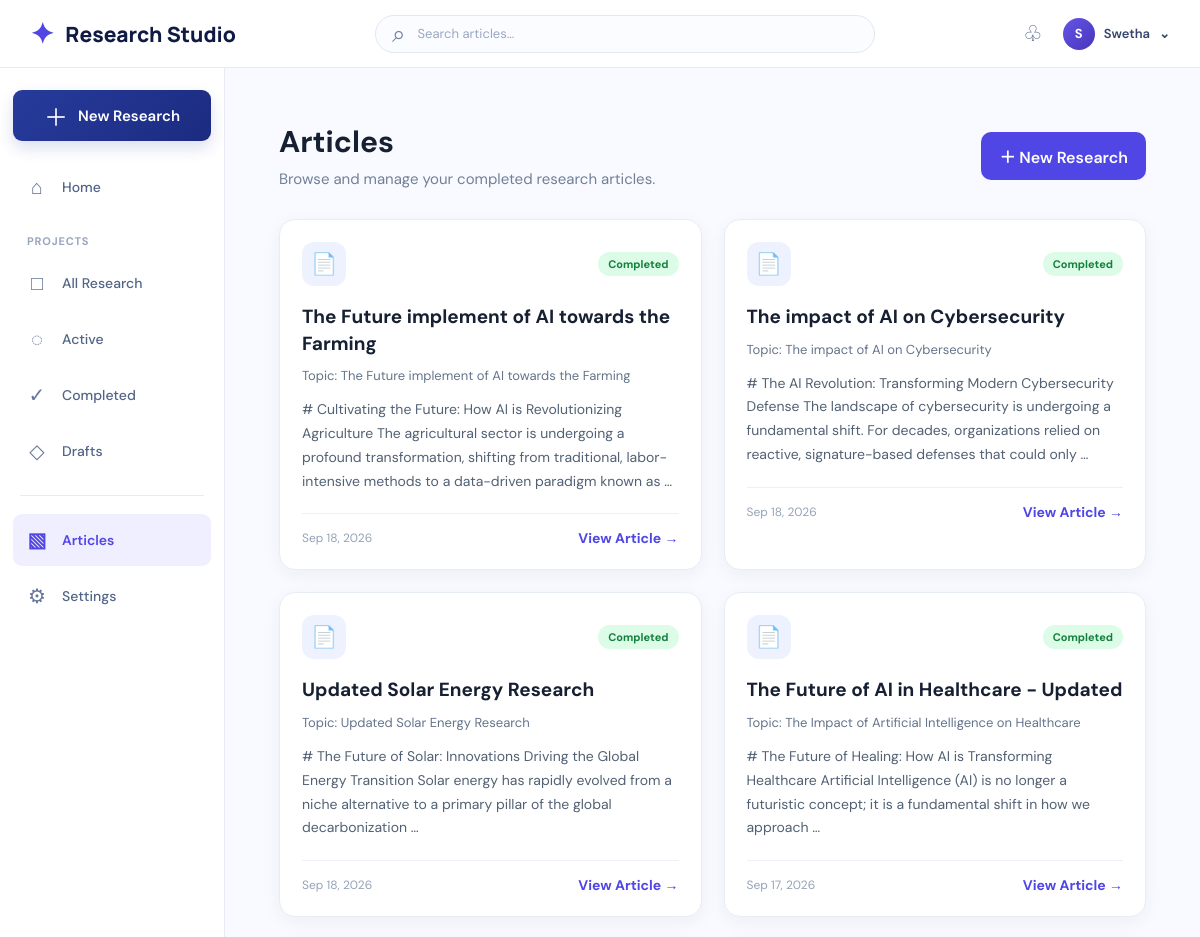
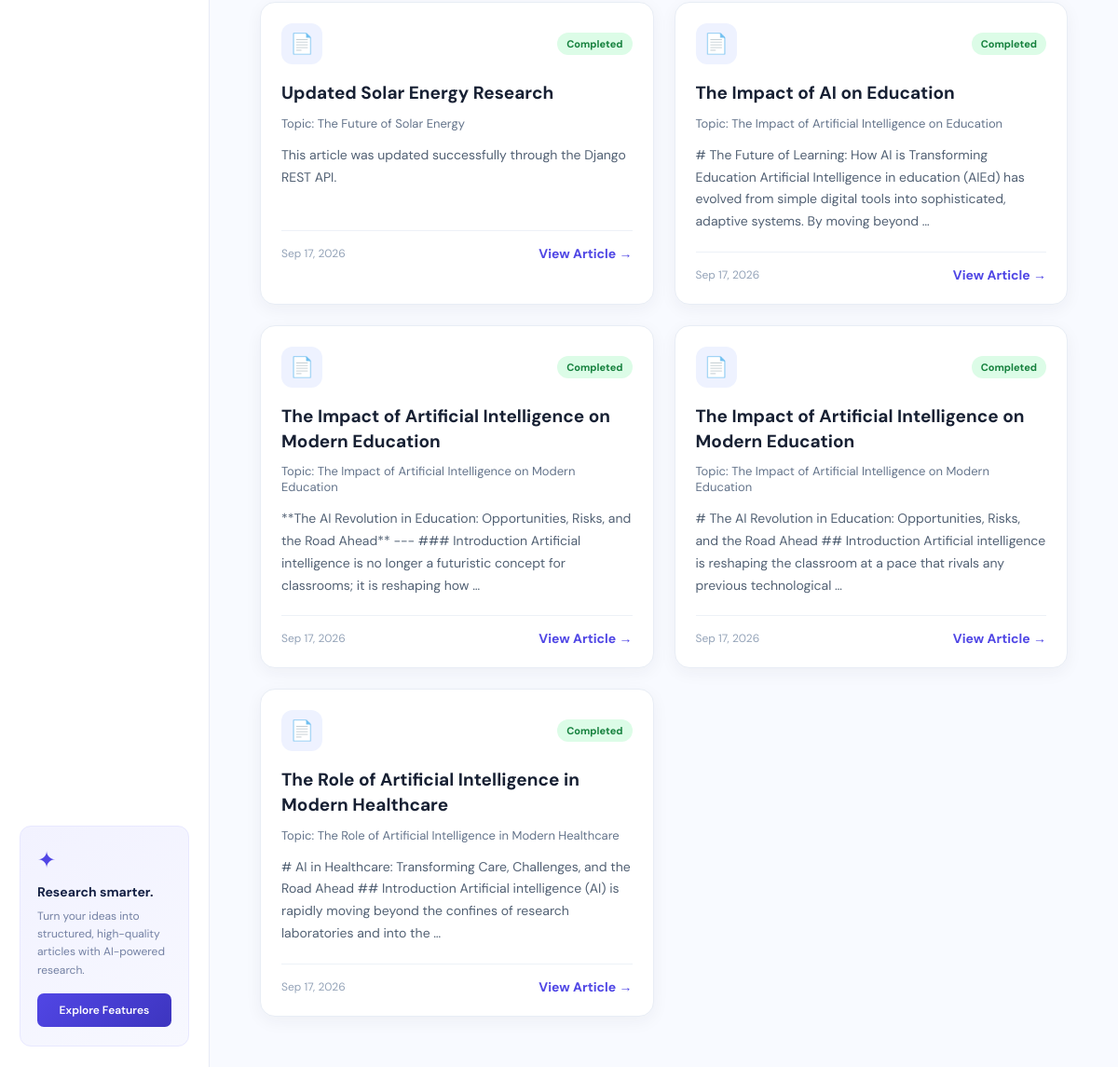
The app's page /articles/ with its own data (2 pictures, top to bottom).
### research/models.py (models this page shows, shortened)
class Research(models.Model):
    LENGTH_CHOICES = [
        ("short", "Short"),
        ("medium", "Medium"),
        ("long", "Long"),
    ]
    TONE_CHOICES = [
        ("professional", "Professional"),
        ("casual", "Casual"),
        ("academic", "Academic"),
        ("friendly", "Friendly"),
    ]
    STATUS_CHOICES = [
          ("pending", "Pending"),
          ("in_progress", "In Progress"),
          ("completed", "Completed"),
          ("failed", "Failed"),
    ]
    STAGE_CHOICES = [
        ("research", "Research Agent"),
        ("planning", "Planning Agent"),
        ("writing", "Writing Agent"),
        ("completed", "Completed"),
        ("failed", "Failed"),
    ]
    topic = models.CharField(max_length=255)
    instructions = models.TextField(blank=True, default="")
    article_length = models.CharField(
        max_length=20,
        choices=LENGTH_CHOICES,
        default="medium",
    )
    tone = models.CharField(
        max_length=20,
        choices=TONE_CHOICES,
        default="professional",
    )
    status = models.CharField(
        max_length=20,
        choices=STATUS_CHOICES,
        default="in_progress",
    )
    current_stage = models.CharField(
        max_length=20,
        choices=STAGE_CHOICES,
        default="research",
    )
    created_at = models.DateTimeField(auto_now_add=True)
    class Meta:
        ordering = ["-created_at"]

class Article(models.Model):
    research = models.OneToOneField(
        Research,
        on_delete=models.CASCADE,
        related_name="article",
    )
    title = models.CharField(max_length=500)
    content = models.TextField()
    created_at = models.DateTimeField(auto_now_add=True)
    updated_at = models.DateTimeField(auto_now=True)
    class Meta:
        ordering = ["-created_at"]

### research/views.py (the view)
def articles(request):
    completed_researches = (
        Research.objects.filter(
            status="completed"
        )
        .select_related("article")
        .order_by("-created_at")
    )
    return render(
        request,
        "articles.html",
        {
            "researches": completed_researches,
        },
    )

### templates/articles.html (shortened to what this page needs)
{% load static %}
<!DOCTYPE html>
<html lang="en">
<head>
    <link rel="stylesheet" href="{% static 'css/style.css' %}">
</head>
<body>
<div class="app-shell">
    <header class="top-header">
        <div class="brand">
            <div class="brand-icon">✦</div>
            <span>Research Studio</span>
        </div>
        <div class="header-search">
            <span>⌕</span>
            <input
                type="text"
                id="articleSearch"
                placeholder="Search articles..."
                autocomplete="off"
            >
        </div>
        <div class="header-actions">
            <button
                class="icon-button"
                title="Notifications"
                type="button">
                ♧
            </button>
            <button
                class="profile-button"
                type="button">
                <span class="profile-avatar">S</span>
                <span>Swetha</span>
                <span>⌄</span>
            </button>
        </div>
    </header>
    <div class="layout">
        <aside class="sidebar">
            <a
                href="{% url 'new_research' %}"
                class="new-research-button">
                <span>＋</span>
                New Research
            </a>
            <nav class="sidebar-nav">
                <a
                    href="{% url 'dashboard' %}"
                    class="nav-item">
                    <span class="nav-icon">⌂</span>
                    Home
                </a>
                <div class="nav-section-title">Projects</div>
                <a
                    href="{% url 'all_research' %}"
                    class="nav-item">
                    <span class="nav-icon">□</span>
                    All Research
                </a>
                <a
                    href="#"
                    class="nav-item">
                    <span class="nav-icon">◌</span>
                    Active
                </a>
                <a
                    href="{% url 'all_research' %}"
                    class="nav-item">
                    <span class="nav-icon">✓</span>
                    Completed
                </a>
                <a
                    href="#"
                    class="nav-item">
                    <span class="nav-icon">◇</span>
                    Drafts
                </a>
                <div class="sidebar-divider"></div>
                <a
                    href="{% url 'articles' %}"
                    class="nav-item active">
                    <span class="nav-icon">▧</span>
                    Articles
                </a>
                <a
                    href="#"
                    class="nav-item">
                    <span class="nav-icon">⚙</span>
                    Settings
                </a>
            </nav>
            <div class="upgrade-card">
                <div class="upgrade-icon">✦</div>
                <h3>Research smarter.</h3>
                <p>
                    Turn your ideas into structured, high-quality articles
                    with AI-powered research.
                </p>
                <button
                    type="button"
                    onclick="window.location.href='{% url 'new_research' %}'">
                    Explore Features
                </button>
            </div>
        </aside>
        <main class="main-content">
            <section class="articles-content">
                <div class="articles-header">
                    <div>
                        <h1>Articles</h1>
                        <p>
                            Browse and manage your completed research articles.
                        </p>
                    </div>
                    <a
                        href="{% url 'new_research' %}"
                        class="new-article-button">
                        ＋ New Research
                    </a>
                </div>
                {% if researches %}
                    <div class="articles-grid">
                        {% for research in researches %}
                            <div class="article-card">
                                <div class="article-card-top">
                                    <div class="article-icon">📄</div>
                                    <span class="completed-label">
                                        Completed
                                    </span>
                                </div>
                                <h2>
                                    {{ research.article.title }}
                                </h2>
                                <div class="article-topic">
                                    Topic: {{ research.topic }}
                                </div>
                                <div class="article-preview">
                                    {{ research.article.content|truncatewords:28 }}
                                </div>
                                <div class="article-footer">
                                    <span class="article-date">
                                        {{ research.created_at|date:"M d, Y" }}
                                    </span>
                                    <a
                                        href="{% url 'result' research_id=research.id %}"
                                        class="view-article-link">
                                        View Article →
                                    </a>
                                </div>
                            </div>
                        {% endfor %}
                    </div>
                {% endif %}
            </section>
        </main>
    </div>
</div>
</body>
</html>

### static/css/style.css (style rules this page uses)
:root { --primary: #5146e5; --primary-dark: #26358f; --text: #142044; --muted: #7180a3; --border: #e7ebf5; --background: #f8faff; --white: #ffffff; --purple-soft: #f0efff; --blue-soft: #edf5ff; --green-soft: #e8faf4; --shadow: 0 8px 30px rgba(45, 63, 120, 0.06); }
* { margin: 0; padding: 0; box-sizing: border-box; }
body { font-family: "DM Sans", sans-serif; background: var(--background); color: var(--text); min-height: 100vh; }
a { text-decoration: none; color: inherit; }
button, input { font-family: inherit; }
button { cursor: pointer; border: none; }
.app-shell { min-height: 100vh; }
.top-header { height: 68px; background: var(--white); border-bottom: 1px solid var(--border); display: flex; align-items: center; justify-content: space-between; padding: 0 30px; gap: 30px; }
.brand { display: flex; align-items: center; gap: 11px; min-width: 240px; font-family: "Manrope", sans-serif; font-size: 21px; font-weight: 800; color: #101b43; }
.brand-icon { color: var(--primary); font-size: 29px; line-height: 1; }
.header-search { display: flex; align-items: center; gap: 12px; width: 500px; height: 38px; padding: 0 16px; border: 1px solid #e2e7f2; border-radius: 24px; color: #7380a0; background: #fbfcff; }
.header-search span { font-size: 24px; line-height: 1; }
.header-search input { border: none; outline: none; background: transparent; width: 100%; color: var(--text); font-size: 13px; }
.header-search input::placeholder { color: #9ba7c1; }
.header-actions { display: flex; align-items: center; gap: 20px; min-width: 190px; justify-content: flex-end; }
.icon-button { background: transparent; color: #536486; font-size: 22px; }
.profile-button { display: flex; align-items: center; gap: 9px; background: transparent; color: #33446d; font-size: 13px; font-weight: 600; }
.profile-avatar { width: 32px; height: 32px; border-radius: 50%; display: flex; justify-content: center; align-items: center; color: white; background: linear-gradient(135deg, #6655e8, #4735b8); font-weight: 700; }
.layout { display: grid; grid-template-columns: 264px minmax(0, 1fr) 310px; min-height: calc(100vh - 68px); }
.sidebar { background: var(--white); border-right: 1px solid var(--border); padding: 22px 13px; display: flex; flex-direction: column; }
.new-research-button { height: 51px; background: linear-gradient(135deg, #263b9c, #1c2b80); color: white; border-radius: 9px; display: flex; align-items: center; justify-content: center; gap: 10px; font-size: 15px; font-weight: 600; box-shadow: 0 7px 15px rgba(38, 59, 156, 0.16); transition: 0.2s ease; }
.new-research-button span { font-size: 24px; font-weight: 400; }
.sidebar-nav { margin-top: 20px; }
.nav-item { display: flex; align-items: center; gap: 15px; padding: 13px 14px; border-radius: 9px; color: #526487; font-size: 14px; font-weight: 500; margin-bottom: 4px; transition: 0.2s ease; }
.nav-item.active { color: var(--primary); background: #efefff; font-weight: 600; }
.nav-icon { width: 20px; text-align: center; font-size: 20px; color: #64759b; }
.nav-item.active .nav-icon { color: var(--primary); }
.nav-section-title { padding: 17px 14px 9px; color: #9aa6be; font-size: 11px; font-weight: 700; text-transform: uppercase; letter-spacing: 0.8px; }
.sidebar-divider { height: 1px; background: var(--border); margin: 18px 7px; }
.upgrade-card { margin: auto 8px 0; padding: 20px 18px; border-radius: 12px; background: linear-gradient(145deg, #f2f2ff, #f7f8ff); border: 1px solid #e8e8ff; }
.upgrade-icon { color: var(--primary); font-size: 24px; margin-bottom: 10px; }
.upgrade-card h3 { font-size: 14px; margin-bottom: 8px; }
.upgrade-card p { color: #7380a3; font-size: 12px; line-height: 1.6; margin-bottom: 15px; }
.upgrade-card button { width: 100%; padding: 10px; border-radius: 7px; color: white; background: linear-gradient(135deg, #5146e5, #3d35bf); font-size: 12px; font-weight: 600; }
.main-content { padding: 20px; min-width: 0; overflow: hidden; }
@media (max-width: 1250px) { .layout { grid-template-columns: 225px minmax(0, 1fr); } }

### records on screen
Research: article "The Future implement of AI towards the Farming", topic "The Future implement of AI towards the Farming", article.content "# Cultivating the Future: How AI is Revolutionizing Agriculture The agricultural sector is undergoing a profound transformation, shifting from traditional, labor-intensive methods to a data-driven paradigm known as …", created_at "Sep 18, 2026"
Research: article "The impact of AI on Cybersecurity", topic "The impact of AI on Cybersecurity", article.content "# The AI Revolution: Transforming Modern Cybersecurity Defense The landscape of cybersecurity is undergoing a fundamental shift. For decades, organizations relied on reactive, signature-based defenses that could only …", created_at "Sep 18, 2026"
Research: article "Updated Solar Energy Research", topic "Updated Solar Energy Research", article.content "# The Future of Solar: Innovations Driving the Global Energy Transition Solar energy has rapidly evolved from a niche alternative to a primary pillar of the global decarbonization …", created_at "Sep 18, 2026"
Research: article "The Future of AI in Healthcare - Updated", topic "The Impact of Artificial Intelligence on Healthcare", article.content "# The Future of Healing: How AI is Transforming Healthcare Artificial Intelligence (AI) is no longer a futuristic concept; it is a fundamental shift in how we approach …", created_at "Sep 17, 2026"
Research: article "Updated Solar Energy Research", topic "The Future of Solar Energy", article.content "This article was updated successfully through the Django REST API.", created_at "Sep 17, 2026"
Research: article "The Impact of AI on Education", topic "The Impact of Artificial Intelligence on Education", article.content "# The Future of Learning: How AI is Transforming Education Artificial Intelligence in education (AIEd) has evolved from simple digital tools into sophisticated, adaptive systems. By moving beyond …", created_at "Sep 17, 2026"
Research: article "The Impact of Artificial Intelligence on Modern Education", topic "The Impact of Artificial Intelligence on Modern Education", article.content "**The AI Revolution in Education: Opportunities, Risks, and the Road Ahead** --- ### Introduction Artificial intelligence is no longer a futuristic concept for classrooms; it is reshaping how …", created_at "Sep 17, 2026"
Research: article "The Impact of Artificial Intelligence on Modern Education", topic "The Impact of Artificial Intelligence on Modern Education", article.content "# The AI Revolution in Education: Opportunities, Risks, and the Road Ahead ## Introduction Artificial intelligence is reshaping the classroom at a pace that rivals any previous technological …", created_at "Sep 17, 2026"
Research: article "The Role of Artificial Intelligence in Modern Healthcare", topic "The Role of Artificial Intelligence in Modern Healthcare", article.content "# AI in Healthcare: Transforming Care, Challenges, and the Road Ahead ## Introduction Artificial intelligence (AI) is rapidly moving beyond the confines of research laboratories and into the …", created_at "Sep 17, 2026"
